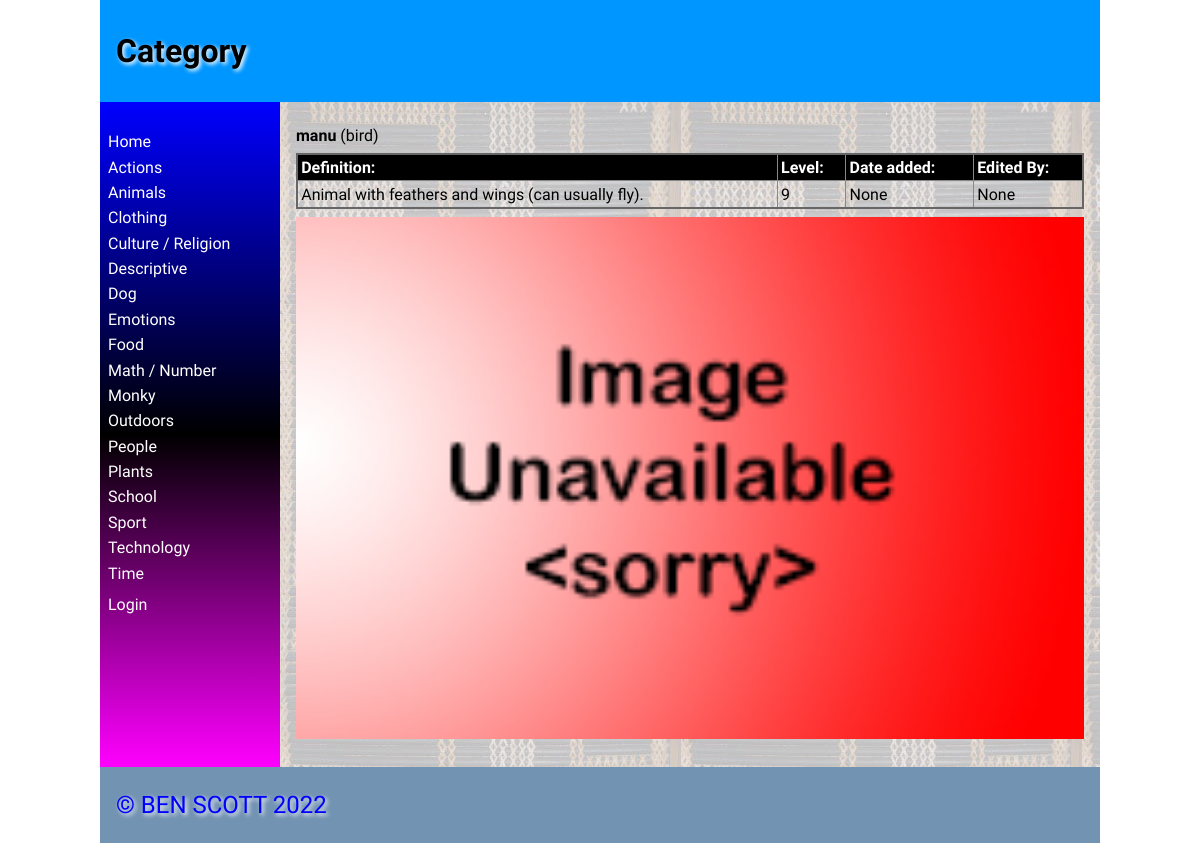
/word/53, run on an earlier commit of the app's database.
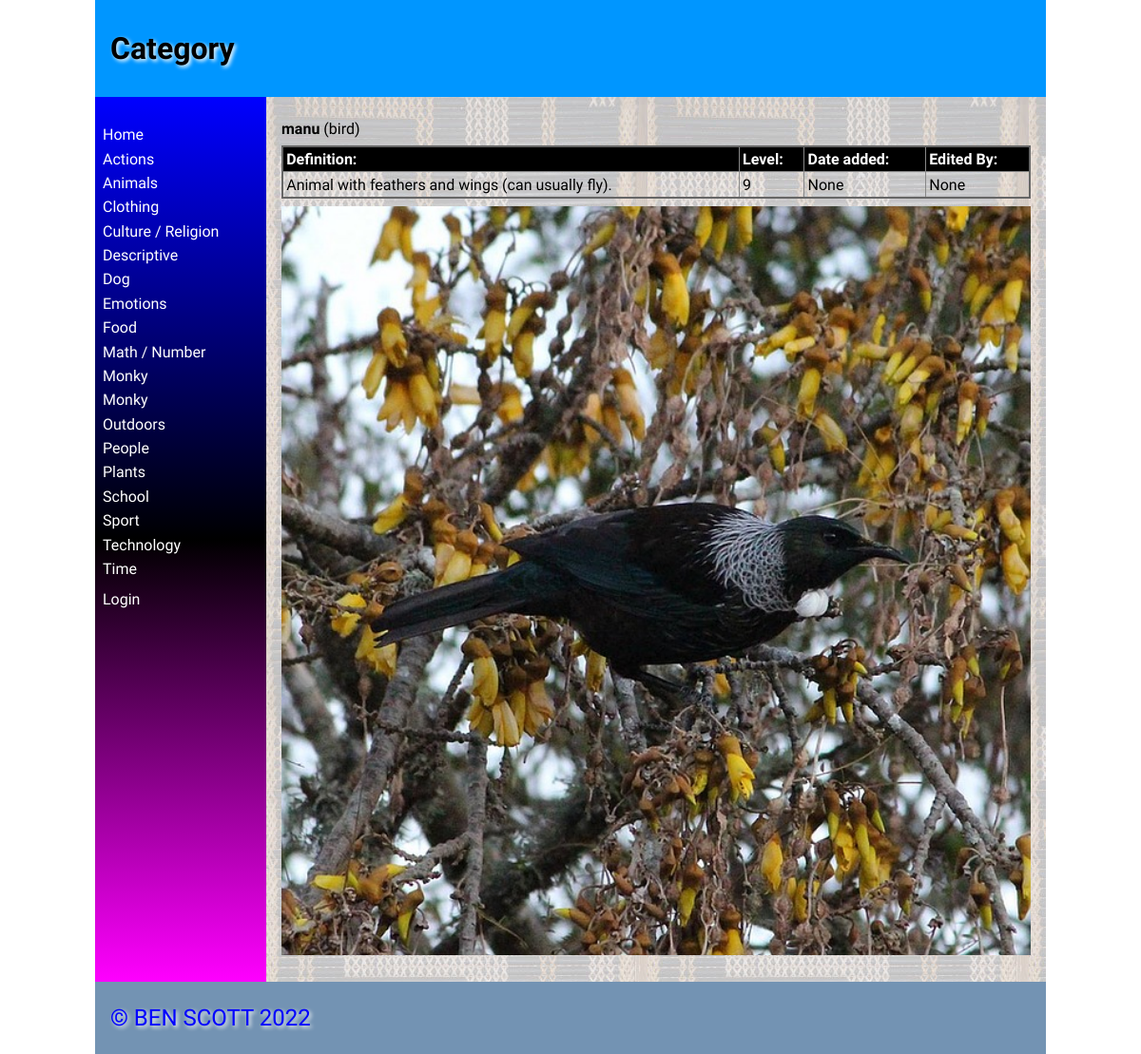
And on a later commit of the database.
### tables this page shows
CREATE TABLE categories
(
	id integer
		constraint categories_pk
			primary key autoincrement,
	category varchar(30)
);

CREATE TABLE "words"
(
    id           integer
        constraint words_pk
            primary key autoincrement
        constraint words_user_user_fk
            references user (user),
    maori_word   varchar(30),
    english_word varchar(30),
    catID        varchar(30)
        constraint words_categories_id_fk
            references categories,
    description  varchar(200),
    level        integer,
    userid       varchar(30),
    timestamp    datetime
, image varchar(30));

### app.py (the view)
@app.route('/word/<wordid>')
def web_words_page(wordid):
    try:
        int(wordid)
    except ValueError:
        return redirect('/')
    query = "SELECT maori_word, english_word, userid, id, description, level, timestamp, image FROM words WHERE id IS ?"
    con = create_connection(DATABASE)
    cur = con.cursor()
    cur.execute(query, (wordid,))
    word_list = cur.fetchall()
    con.close()
    print(word_list)
    return render_template('words.html', categories=get_category_list(), logged_in=is_logged_in(), words=word_list, teacher=is_teacher())

### app.py (called while the page is built)
def create_connection(db_file):
    try:
        connection = sqlite3.connect(db_file)
        return connection
    except Error as e:
        print(e)
    return None

def get_category_list():
    con = create_connection(DATABASE)
    query = "SELECT category, id FROM categories ORDER BY category ASC "
    cur = con.cursor()
    cur.execute(query)
    category_list = cur.fetchall()
    con.close()
    return category_list

def is_teacher():
    if session.get("role") == '1':
        print("Is a teacher")
        return True
    return False

def is_logged_in():
    if session.get("email") is None:
        print("Not logged in")
        return False
    else:
        print("Logged in")
        return True

### templates/words.html (shortened to what this page needs)
{%  extends 'base.html' %}
{% block heading %}Category{% endblock %}
{% block main %}
{% for word in words %}
<p><strong>{{ word [0]}}</strong> ({{ word [1]}})</p>
{% endfor %}
<table class="words-table">
        <thead>
            <tr>
                <th>Definition:</th>
                <th>Level:</th>
                <th>Date added:</th>
                <th>Edited By:</th>
            </tr>
        </thead>
        <tbody>
        {% for word in words %}
            <div class = words-box>
            <tr>
                <td>{{ word[4] }}</td>
                <td>{{ word[5] }}</td>
                <td>{{ word[6] }}</td>
                <td>{{ word[2] }}</td>
            </tr>
            </div>
    </tbody>
</table>
<p width="400"><img src="/static/images/{{ word[7] }}.jpg" alt=""></p>
{% endfor %}
{% endblock %}

### templates/base.html (shortened to what this page needs)
<!doctype html>
<html lang="en">
<head>
	<link href="{{ url_for('static', filename='css/style.css') }}" rel="stylesheet">
</head>
<body>
	<div id="container">
		<header>
			<h1>{% block heading %}MAORI DICTIONARY!{% endblock %}</h1>
		</header>
		<nav>
			<ul>
                <li><a href="/">Home</a></li>
				<div class="category">
				{% for category in categories %}
					<div class ="category-box">
						<li><a href="/category/{{ category[1] }}">{{ category[0] }}</a></li>
					</div>
                {% endfor %}
				</div>
				<li> </li>
				{% if logged_in %}
				<li><a href="/logout">Log out</a></li>
				{% else %}
				<li><a href="/login">Login</a></li>
				{% endif %}
			</ul>
		</nav>
		<main>
		{% block main %}{% endblock %}
        </main>
		<footer>
			<p>
				&copy; BEN SCOTT 2022
			</p>
		</footer>
	</div>
</body>
</html>

### static/css/style.css (style rules this page uses)
* { font-family: Comfortaa, sans-serif; margin: 0; padding: 0; box-sizing: border-box; }
#container { display: grid; grid-template-columns: 75px auto; grid-template-areas: 'nav header' 'main main' 'footer footer'; }
header { grid-area: header; background-color: #0096FF; padding: 1rem; }
nav { grid-area: nav; }
main { grid-area: main; padding: 1rem; background-color: #edd; }
h1, h2, h3, h4 { padding: 1rem 0; font-family: 'Suez One', serif; color: #000; text-shadow: 2px 2px 4px #fff; }
p { padding: 0.5rem 0; }
a { color: #222; }
img { width: 100%; }
table { width: 100%; border: 2px solid #666; border-collapse: collapse; }
th, td { border: 1px solid #888; padding: 0.2rem; text-align: left; }
th { background-color: #000; color: #fff; }
footer { grid-area: footer; padding: 1rem; background-color: #7393B3; }
footer p { color: #0000FF; text-shadow: 2px 2px 4px #fff; font-size: 1.5rem; }
@media only screen and (min-width: 768px) { #container { grid-template-columns: 180px auto; grid-template-areas: 'header header' 'nav main' 'footer footer'; } }
@media only screen and (min-width: 768px) { nav { background: linear-gradient(180deg, rgba(0,0,255,1) 0%, rgba(0, 0, 0, 1) 50%, rgba(255,0,255,1) 100%); padding: 0.5rem; } }
@media only screen and (min-width: 768px) { nav ul { list-style: none; } }
@media only screen and (min-width: 768px) { nav li { padding: 0.2rem 0; } }
@media only screen and (min-width: 768px) { nav a { color: #fff; text-decoration: none; } }
@media only screen and (min-width: 768px) { main { background-image: url('static/images/poutama.jpg'); } }
@media only screen and (min-width: 1000px) { #container { width: 1000px; margin: auto; } }

What changed in the data, as far as the page shows it:
added categories: category "Monky"
changed words "manu": image: picture added in place of a placeholder
